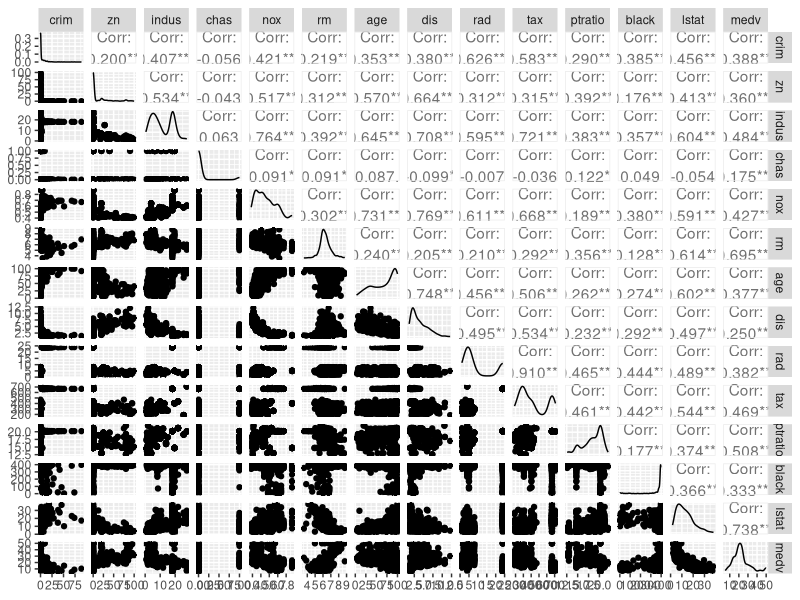
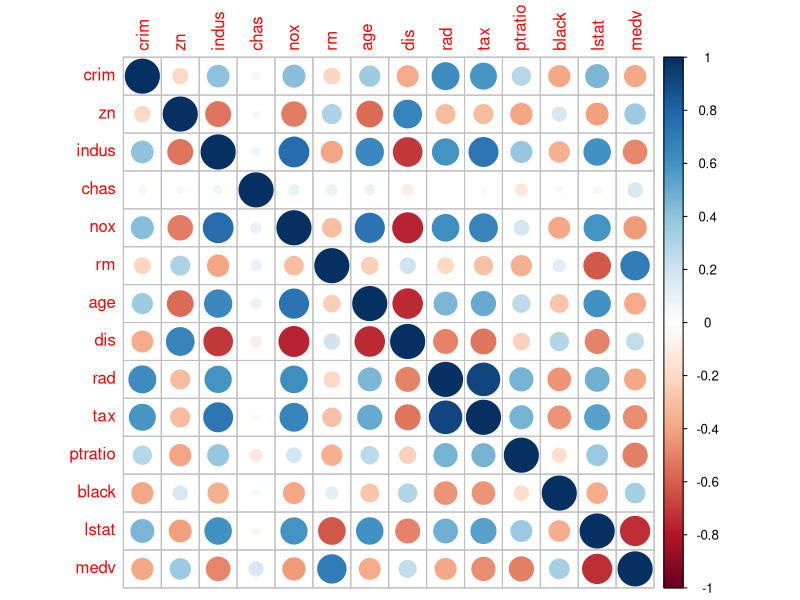

The R script that drew these images, in order: (Note: this script raises an error after producing the figures.)
# Mika Vehka
# mika.vehka@helsinki.fi
# 12.12.2017
# Data wrangling on Boston dataset.

# First let's load the Boston data from the MASS package.

library(MASS)
data(Boston)

# Then let's explore the structure and dimensions of the data.

head(Boston)
dim(Boston)
str(Boston)

# The data has 506 observations (towns) and 14 variables. The variables include for example per capita crime rate and important variables related to the population and environment 

# The variables are:

# crim: per capita crime rate by town. 
# zn: proportion of residential land zoned for lots over 25,000 sq.ft. 
# indus: proportion of non-retail business acres per town. 
# chas: Charles River dummy variable (= 1 if tract bounds river; 0 otherwise). 
# nox: nitrogen oxides concentration (parts per 10 million). 
# rm: average number of rooms per dwelling. 
# age: proportion of owner-occupied units built prior to 1940. 
# dis:weighted mean of distances to five Boston employment centres. 
# rad: index of accessibility to radial highways. 
# tax: full-value property-tax rate per \$10,000. 
# ptratio: pupil-teacher ratio by town. 
# black: 1000(Bk - 0.63)^2 where Bk is the proportion of blacks by town. 
# lstat: lower status of the population (percent). 
# medv: median value of owner-occupied homes in \$1000s. 

library(corrplot)
library(GGally)
library(dplyr)

bos_pairs<-ggpairs(Boston)
bos_pairs

bos_cor<-corrplot(cor(Boston))
bos_cor

# From here we can see that for example variables tax and rad have a strong correlation, so it is suitable to exclude the other from regression analysis.

# Also variables with very small variation are exluded if they are not very importanta (for example zn)

# Also variables that cannot give meaningful interpretation are excluded at this point (chas).

# So, let's build our final dataset:

Boston_final<-Boston%>%
  select(-c(rad,chas,zn))

str(Boston_final)

# Then let's save the data...

write.csv(Boston_final,"C:/Users/Omistaja/Documents/GitHub/IODS-final/Boston_final.csv")
